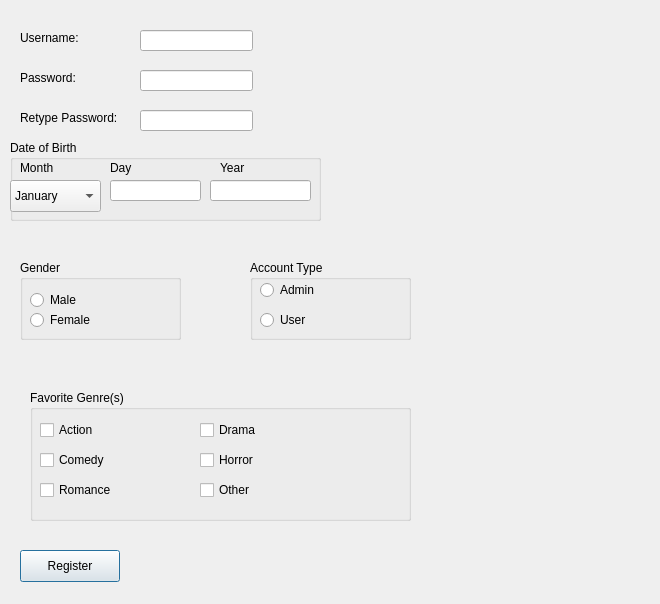
<?xml version="1.0" encoding="UTF-8"?>
<ui version="4.0">
 <class>RegisterWindow</class>
 <widget class="QDialog" name="RegisterWindow">
  <property name="geometry">
   <rect>
    <x>0</x>
    <y>0</y>
    <width>660</width>
    <height>604</height>
   </rect>
  </property>
  <property name="windowTitle">
   <string>Dialog</string>
  </property>
  <widget class="QLabel" name="Username">
   <property name="geometry">
    <rect>
     <x>20</x>
     <y>30</y>
     <width>71</width>
     <height>16</height>
    </rect>
   </property>
   <property name="text">
    <string>Username:</string>
   </property>
  </widget>
  <widget class="QLabel" name="label_2">
   <property name="geometry">
    <rect>
     <x>20</x>
     <y>70</y>
     <width>71</width>
     <height>16</height>
    </rect>
   </property>
   <property name="text">
    <string>Password: </string>
   </property>
  </widget>
  <widget class="QLabel" name="label_3">
   <property name="geometry">
    <rect>
     <x>20</x>
     <y>110</y>
     <width>111</width>
     <height>16</height>
    </rect>
   </property>
   <property name="text">
    <string>Retype Password: </string>
   </property>
  </widget>
  <widget class="QPushButton" name="pushButton_Register2">
   <property name="geometry">
    <rect>
     <x>20</x>
     <y>550</y>
     <width>100</width>
     <height>32</height>
    </rect>
   </property>
   <property name="text">
    <string>Register</string>
   </property>
  </widget>
  <widget class="QLineEdit" name="lineEdit">
   <property name="geometry">
    <rect>
     <x>140</x>
     <y>30</y>
     <width>113</width>
     <height>21</height>
    </rect>
   </property>
  </widget>
  <widget class="QLineEdit" name="lineEdit_2">
   <property name="geometry">
    <rect>
     <x>140</x>
     <y>70</y>
     <width>113</width>
     <height>21</height>
    </rect>
   </property>
  </widget>
  <widget class="QLineEdit" name="lineEdit_3">
   <property name="geometry">
    <rect>
     <x>140</x>
     <y>110</y>
     <width>113</width>
     <height>21</height>
    </rect>
   </property>
  </widget>
  <widget class="QGroupBox" name="Date_of_Birth">
   <property name="geometry">
    <rect>
     <x>10</x>
     <y>140</y>
     <width>311</width>
     <height>81</height>
    </rect>
   </property>
   <property name="title">
    <string>Date of Birth</string>
   </property>
   <widget class="QComboBox" name="comboBox">
    <property name="geometry">
     <rect>
      <x>0</x>
      <y>40</y>
      <width>91</width>
      <height>32</height>
     </rect>
    </property>
    <item>
     <property name="text">
      <string>January</string>
     </property>
    </item>
    <item>
     <property name="text">
      <string>February</string>
     </property>
    </item>
    <item>
     <property name="text">
      <string>March</string>
     </property>
    </item>
    <item>
     <property name="text">
      <string>April</string>
     </property>
    </item>
    <item>
     <property name="text">
      <string>May</string>
     </property>
    </item>
    <item>
     <property name="text">
      <string>June</string>
     </property>
    </item>
    <item>
     <property name="text">
      <string>July</string>
     </property>
    </item>
    <item>
     <property name="text">
      <string>August</string>
     </property>
    </item>
    <item>
     <property name="text">
      <string>September</string>
     </property>
    </item>
    <item>
     <property name="text">
      <string>October</string>
     </property>
    </item>
    <item>
     <property name="text">
      <string>November</string>
     </property>
    </item>
    <item>
     <property name="text">
      <string>December</string>
     </property>
    </item>
   </widget>
   <widget class="QLineEdit" name="lineEdit_5">
    <property name="geometry">
     <rect>
      <x>100</x>
      <y>40</y>
      <width>91</width>
      <height>21</height>
     </rect>
    </property>
   </widget>
   <widget class="QLineEdit" name="lineEdit_4">
    <property name="geometry">
     <rect>
      <x>200</x>
      <y>40</y>
      <width>101</width>
      <height>21</height>
     </rect>
    </property>
   </widget>
   <widget class="QLabel" name="label">
    <property name="geometry">
     <rect>
      <x>10</x>
      <y>20</y>
      <width>58</width>
      <height>16</height>
     </rect>
    </property>
    <property name="text">
     <string>Month</string>
    </property>
   </widget>
   <widget class="QLabel" name="label_4">
    <property name="geometry">
     <rect>
      <x>100</x>
      <y>20</y>
      <width>58</width>
      <height>16</height>
     </rect>
    </property>
    <property name="text">
     <string>Day</string>
    </property>
   </widget>
   <widget class="QLabel" name="label_5">
    <property name="geometry">
     <rect>
      <x>210</x>
      <y>20</y>
      <width>58</width>
      <height>16</height>
     </rect>
    </property>
    <property name="text">
     <string>Year</string>
    </property>
   </widget>
  </widget>
  <widget class="QGroupBox" name="groupBox">
   <property name="geometry">
    <rect>
     <x>20</x>
     <y>260</y>
     <width>161</width>
     <height>80</height>
    </rect>
   </property>
   <property name="title">
    <string>Gender</string>
   </property>
   <widget class="QRadioButton" name="radioButton">
    <property name="geometry">
     <rect>
      <x>10</x>
      <y>30</y>
      <width>99</width>
      <height>20</height>
     </rect>
    </property>
    <property name="text">
     <string>Male</string>
    </property>
   </widget>
   <widget class="QRadioButton" name="radioButton_2">
    <property name="geometry">
     <rect>
      <x>10</x>
      <y>50</y>
      <width>99</width>
      <height>20</height>
     </rect>
    </property>
    <property name="text">
     <string>Female</string>
    </property>
   </widget>
  </widget>
  <widget class="QGroupBox" name="groupBox_2">
   <property name="geometry">
    <rect>
     <x>250</x>
     <y>260</y>
     <width>161</width>
     <height>80</height>
    </rect>
   </property>
   <property name="title">
    <string>Account Type</string>
   </property>
   <widget class="QRadioButton" name="radioButton_3">
    <property name="geometry">
     <rect>
      <x>10</x>
      <y>20</y>
      <width>99</width>
      <height>20</height>
     </rect>
    </property>
    <property name="text">
     <string>Admin</string>
    </property>
   </widget>
   <widget class="QRadioButton" name="radioButton_4">
    <property name="geometry">
     <rect>
      <x>10</x>
      <y>50</y>
      <width>99</width>
      <height>20</height>
     </rect>
    </property>
    <property name="text">
     <string>User</string>
    </property>
   </widget>
  </widget>
  <widget class="QGroupBox" name="groupBox_3">
   <property name="geometry">
    <rect>
     <x>30</x>
     <y>390</y>
     <width>381</width>
     <height>131</height>
    </rect>
   </property>
   <property name="title">
    <string>Favorite Genre(s)</string>
   </property>
   <widget class="QCheckBox" name="checkBox">
    <property name="geometry">
     <rect>
      <x>10</x>
      <y>30</y>
      <width>85</width>
      <height>20</height>
     </rect>
    </property>
    <property name="text">
     <string>Action</string>
    </property>
   </widget>
   <widget class="QCheckBox" name="checkBox_2">
    <property name="geometry">
     <rect>
      <x>10</x>
      <y>60</y>
      <width>85</width>
      <height>20</height>
     </rect>
    </property>
    <property name="text">
     <string>Comedy</string>
    </property>
   </widget>
   <widget class="QCheckBox" name="checkBox_3">
    <property name="geometry">
     <rect>
      <x>10</x>
      <y>90</y>
      <width>85</width>
      <height>20</height>
     </rect>
    </property>
    <property name="text">
     <string>Romance</string>
    </property>
   </widget>
   <widget class="QCheckBox" name="checkBox_4">
    <property name="geometry">
     <rect>
      <x>170</x>
      <y>30</y>
      <width>85</width>
      <height>20</height>
     </rect>
    </property>
    <property name="text">
     <string>Drama</string>
    </property>
   </widget>
   <widget class="QCheckBox" name="checkBox_5">
    <property name="geometry">
     <rect>
      <x>170</x>
      <y>60</y>
      <width>85</width>
      <height>20</height>
     </rect>
    </property>
    <property name="text">
     <string>Horror</string>
    </property>
   </widget>
   <widget class="QCheckBox" name="checkBox_6">
    <property name="geometry">
     <rect>
      <x>170</x>
      <y>90</y>
      <width>85</width>
      <height>20</height>
     </rect>
    </property>
    <property name="text">
     <string>Other</string>
    </property>
   </widget>
  </widget>
 </widget>
 <resources/>
 <connections/>
</ui>
